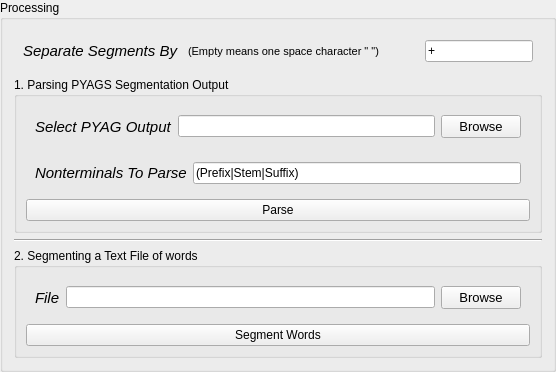
            <widget class="QGroupBox" name="groupProcessing">
             <property name="statusTip">
              <string>Final Processing Phase</string>
             </property>
             <property name="title">
              <string>Processing</string>
             </property>
             <layout class="QVBoxLayout" name="verticalLayout_8">
              <item>
               <widget class="QWidget" name="widgetSeparateBy" native="true">
                <layout class="QHBoxLayout" name="horizontalLayout_13">
                 <item>
                  <widget class="QLabel" name="labelSeparateBy">
                   <property name="font">
                    <font>
                     <pointsize>11</pointsize>
                     <weight>50</weight>
                     <italic>true</italic>
                     <bold>false</bold>
                     <underline>false</underline>
                    </font>
                   </property>
                   <property name="statusTip">
                    <string>Separate the ouput word segments by</string>
                   </property>
                   <property name="text">
                    <string>Separate Segments By </string>
                   </property>
                  </widget>
                 </item>
                 <item>
                  <widget class="QLabel" name="label">
                   <property name="font">
                    <font>
                     <pointsize>8</pointsize>
                    </font>
                   </property>
                   <property name="text">
                    <string>(Empty means one space character &quot; &quot;)</string>
                   </property>
                  </widget>
                 </item>
                 <item>
                  <spacer name="horizontalSpacer">
                   <property name="orientation">
                    <enum>Qt::Horizontal</enum>
                   </property>
                   <property name="sizeHint" stdset="0">
                    <size>
                     <width>40</width>
                     <height>20</height>
                    </size>
                   </property>
                  </spacer>
                 </item>
                 <item>
                  <widget class="QLineEdit" name="lineEditSeparateSegmentsBy">
                   <property name="statusTip">
                    <string>if '+' is the input, the output segmentation is in the format 'ex+amp+le'</string>
                   </property>
                   <property name="text">
                    <string>+</string>
                   </property>
                   <property name="maxLength">
                    <number>4</number>
                   </property>
                  </widget>
                 </item>
                </layout>
               </widget>
              </item>
              <item>
               <widget class="QGroupBox" name="groupParsing">
                <property name="statusTip">
                 <string>Parsing PYAGS Output</string>
                </property>
                <property name="title">
                 <string>1. Parsing PYAGS Segmentation Output</string>
                </property>
                <layout class="QVBoxLayout" name="verticalLayout_2">
                 <item>
                  <widget class="QWidget" name="widgetGrammarFile_2" native="true">
                   <layout class="QHBoxLayout" name="horizontalLayout_11">
                    <item>
                     <widget class="QLabel" name="labelSelectPYAGOutput">
                      <property name="font">
                       <font>
                        <pointsize>11</pointsize>
                        <weight>50</weight>
                        <italic>true</italic>
                        <bold>false</bold>
                        <underline>false</underline>
                       </font>
                      </property>
                      <property name="statusTip">
                       <string>Select the PYAG ouput file to parse</string>
                      </property>
                      <property name="text">
                       <string>Select PYAG Output</string>
                      </property>
                     </widget>
                    </item>
                    <item>
                     <widget class="QLineEdit" name="edit_pyags_output_path">
                      <property name="sizePolicy">
                       <sizepolicy hsizetype="Expanding" vsizetype="Fixed">
                        <horstretch>0</horstretch>
                        <verstretch>0</verstretch>
                       </sizepolicy>
                      </property>
                      <property name="statusTip">
                       <string>Parse file path</string>
                      </property>
                      <property name="text">
                       <string/>
                      </property>
                     </widget>
                    </item>
                    <item>
                     <widget class="QPushButton" name="browseParseFile">
                      <property name="sizePolicy">
                       <sizepolicy hsizetype="Minimum" vsizetype="Expanding">
                        <horstretch>0</horstretch>
                        <verstretch>0</verstretch>
                       </sizepolicy>
                      </property>
                      <property name="font">
                       <font>
                        <pointsize>10</pointsize>
                       </font>
                      </property>
                      <property name="statusTip">
                       <string>Browse Files</string>
                      </property>
                      <property name="text">
                       <string>Browse</string>
                      </property>
                     </widget>
                    </item>
                   </layout>
                  </widget>
                 </item>
                 <item>
                  <widget class="QWidget" name="widgetNonTerminalsToParse" native="true">
                   <layout class="QHBoxLayout" name="horizontalLayout_7">
                    <item>
                     <widget class="QLabel" name="labelNonTerminalsToParse">
                      <property name="font">
                       <font>
                        <pointsize>11</pointsize>
                        <weight>50</weight>
                        <italic>true</italic>
                        <bold>false</bold>
                        <underline>false</underline>
                       </font>
                      </property>
                      <property name="statusTip">
                       <string>Non Terminals to Parse in proper Format and Order</string>
                      </property>
                      <property name="text">
                       <string>Nonterminals To Parse</string>
                      </property>
                     </widget>
                    </item>
                    <item>
                     <widget class="QLineEdit" name="lineEditNonTerminalsToParse">
                      <property name="statusTip">
                       <string>Non terminals to parse in the given format &quot;(A|B|C|D)&quot; and in proper order</string>
                      </property>
                      <property name="text">
                       <string>(Prefix|Stem|Suffix)</string>
                      </property>
                     </widget>
                    </item>
                   </layout>
                  </widget>
                 </item>
                 <item>
                  <widget class="QPushButton" name="pushButtonParse">
                   <property name="statusTip">
                    <string>Start Parsing PYAGS output</string>
                   </property>
                   <property name="text">
                    <string>Parse</string>
                   </property>
                  </widget>
                 </item>
                </layout>
               </widget>
              </item>
              <item>
               <widget class="Line" name="line_3">
                <property name="orientation">
                 <enum>Qt::Horizontal</enum>
                </property>
               </widget>
              </item>
              <item>
               <widget class="QGroupBox" name="groupSegmenting">
                <property name="statusTip">
                 <string>Segmenting the Words</string>
                </property>
                <property name="title">
                 <string>2. Segmenting a Text File of words</string>
                </property>
                <layout class="QVBoxLayout" name="verticalLayout_6">
                 <item>
                  <widget class="QWidget" name="widgetFile" native="true">
                   <layout class="QHBoxLayout" name="horizontalLayout_6">
                    <item>
                     <widget class="QLabel" name="labelSegmentationFile">
                      <property name="font">
                       <font>
                        <pointsize>11</pointsize>
                        <weight>50</weight>
                        <italic>true</italic>
                        <bold>false</bold>
                        <underline>false</underline>
                       </font>
                      </property>
                      <property name="statusTip">
                       <string>Select the file to segment words from</string>
                      </property>
                      <property name="text">
                       <string>File</string>
                      </property>
                     </widget>
                    </item>
                    <item>
                     <widget class="QLineEdit" name="edit_segmentation_file_path">
                      <property name="statusTip">
                       <string>Segmentation file path</string>
                      </property>
                     </widget>
                    </item>
                    <item>
                     <widget class="QPushButton" name="browseSegmentationFile">
                      <property name="sizePolicy">
                       <sizepolicy hsizetype="Minimum" vsizetype="Expanding">
                        <horstretch>0</horstretch>
                        <verstretch>0</verstretch>
                       </sizepolicy>
                      </property>
                      <property name="font">
                       <font>
                        <pointsize>10</pointsize>
                       </font>
                      </property>
                      <property name="statusTip">
                       <string>Browse Files</string>
                      </property>
                      <property name="text">
                       <string>Browse</string>
                      </property>
                     </widget>
                    </item>
                   </layout>
                  </widget>
                 </item>
                 <item>
                  <widget class="QPushButton" name="pushButtonSegmentWords">
                   <property name="statusTip">
                    <string>Start the word segmentation</string>
                   </property>
                   <property name="text">
                    <string>Segment Words</string>
                   </property>
                  </widget>
                 </item>
                </layout>
               </widget>
              </item>
             </layout>
            </widget>
